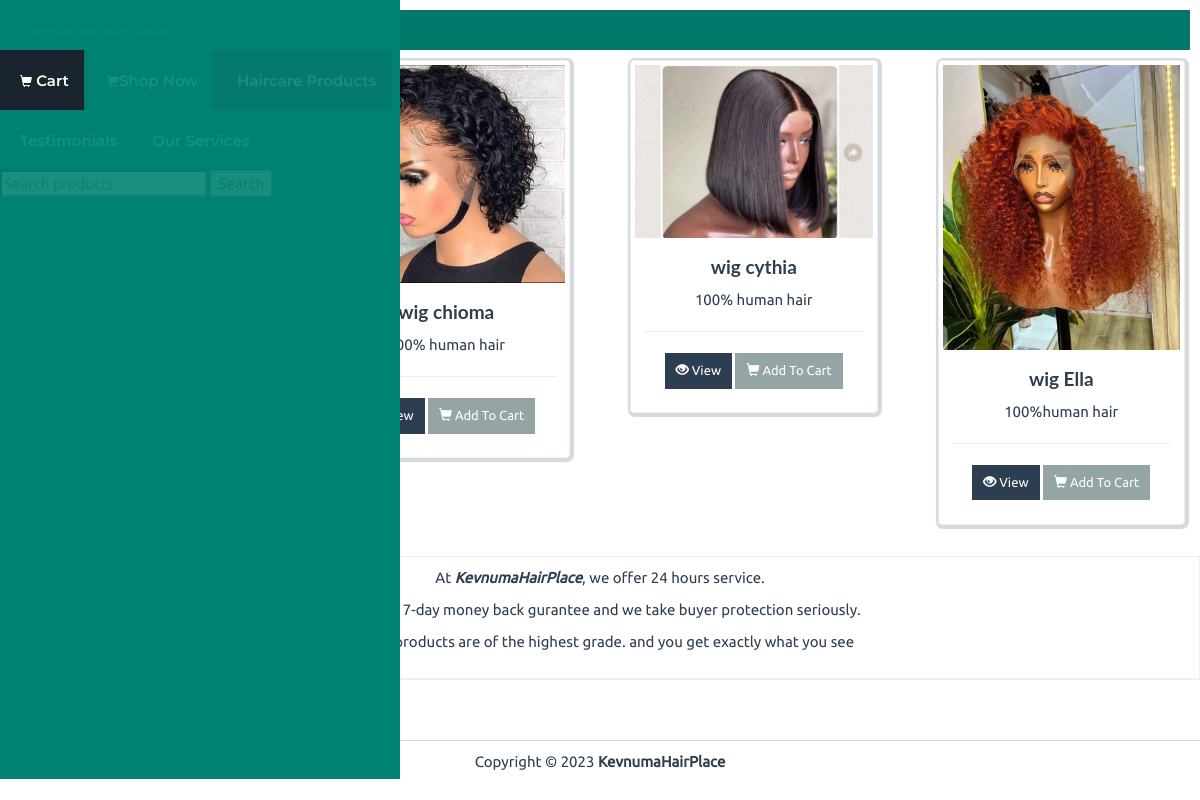
Screenshot of /search with the database file from the repository.
### app.py (models this page shows)
class Product(db.Model):
    id = db.Column(db.Integer, primary_key=True)
    name = db.Column(db.String(50), unique=True)
    price = db.Column(db.Integer)  # in cents
    stock = db.Column(db.Integer)
    description = db.Column(db.String(500))
    image = db.Column(db.String(100))
    orders = db.relationship('Order_Item', backref='product', lazy=True)

### app.py (the view)
@app.route('/search', methods=['GET', 'POST'])
def search():
    search_term = request.form.get('search_term', '')
    if request.method == 'POST' and search_term:
        products = Product.query.filter(or_(
            Product.name.ilike(f"%{search_term}%"),
            Product.description.ilike(f"%{search_term}%")
        )).all()
    else:
        products = Product.query.all()
    return render_template('search_view.html', products=products, search_term=search_term)

### templates/search_view.html (shortened to what this page needs)
{% extends "base.html" %}
{% block body %}
<div class="row">
        {% for product in products %}
        <div class="col-lg-3">
                <div class="col-xs-12 col-sm-12 col-md-12 col-lg-12">
                        <div class="thumbnail">
                                <a href="{{ url_for('product', id=product.id) }}">
                                        <img src="{{ product.image }}" alt="">
                                </a>
                                <div class="caption text-center">
                                        <h4 class="bold">{{ product.name }}</h4>
                                        <p>
                                                {{ product.description }}
                                        </p>
                                        <hr />
                                        <p>
                                                <a href="{{ url_for('product', id=product.id) }}" class="btn btn-primary btn-sm">
                                                        <i class="glyphicon glyphicon-eye-open"></i> View
                                                </a>
                                                {% if product.stock > 0 %}
                                                <a href="{{ url_for('quick_add', id=product.id) }}" class="btn btn-default btn-sm">
                                                        <i class="glyphicon glyphicon-shopping-cart"></i> Add To Cart
                                                </a>
                                                {% endif %}
                                        </p>
                                </div>
                        </div>
                </div>
        </div>
        {% endfor %}
</div>
<div class="row pad">
        <div class="col-lg-12">
                <div class="panel panel-default">
                        <div class="panel-body text-center">
                                <p>At <strong><em>KevnumaHairPlace</em></strong>, we offer 24 hours service.</p>
                                <p>We offer 7-day money back gurantee and we take buyer protection seriously.</p>
                                <p>All our products are of the highest grade. and you get exactly what you see</p>
                        </div>
                </div>
        </div>
</div>
{% endblock %}

### static/assets/css/main.css (style rules this page uses)
:root { --font-default: "Open Sans", system-ui, -apple-system, "Segoe UI", Roboto, "Helvetica Neue", Arial, "Noto Sans", "Liberation Sans", sans-serif, "Apple Color Emoji", "Segoe UI Emoji", "Segoe UI Symbol", "Noto Color Emoji"; --font-primary: "Montserrat", sans-serif; --font-secondary: "Poppins", sans-serif; }
:root { --color-default: #222222; --color-primary: #3B300F; --color-secondary: #f85a40; }
:root { scroll-behavior: smooth; }
body { font-family: var(--font-default); color: var(--color-default); }
a { color: var(--color-primary); text-decoration: none; }
h1, h2, h3, h4, h5, h6 { font-family: var(--font-primary); }

### static/css/styles.css (style rules this page uses)
body { font-family: Ubuntu, verdana, georgia, serif, sans-serif; }
a, a:hover, a:active, a:focus, a:visited { text-decoration: none; }
.bold { font-weight: bolder !important; }
div.panel, .btn, .navbar { border-radius: 0; }
.pad { margin-top: 10px !important; }
div.panel-body { padding-top: 10px; }
.btn-primary { background-color: rgb(44, 62, 80); border-color: rgba(44, 62, 80, .5); }
div.thumbnail { box-shadow: 1px 1px 1px 3px rgba(44, 62, 80, .2); }

### rows the page displays
Product: image (picture), name "wig chioma", description "100% human hair"
Product: image (picture), name "wig cythia", description "100% human hair"
Product: image (picture), name "wig Ella", description "100%human hair"
